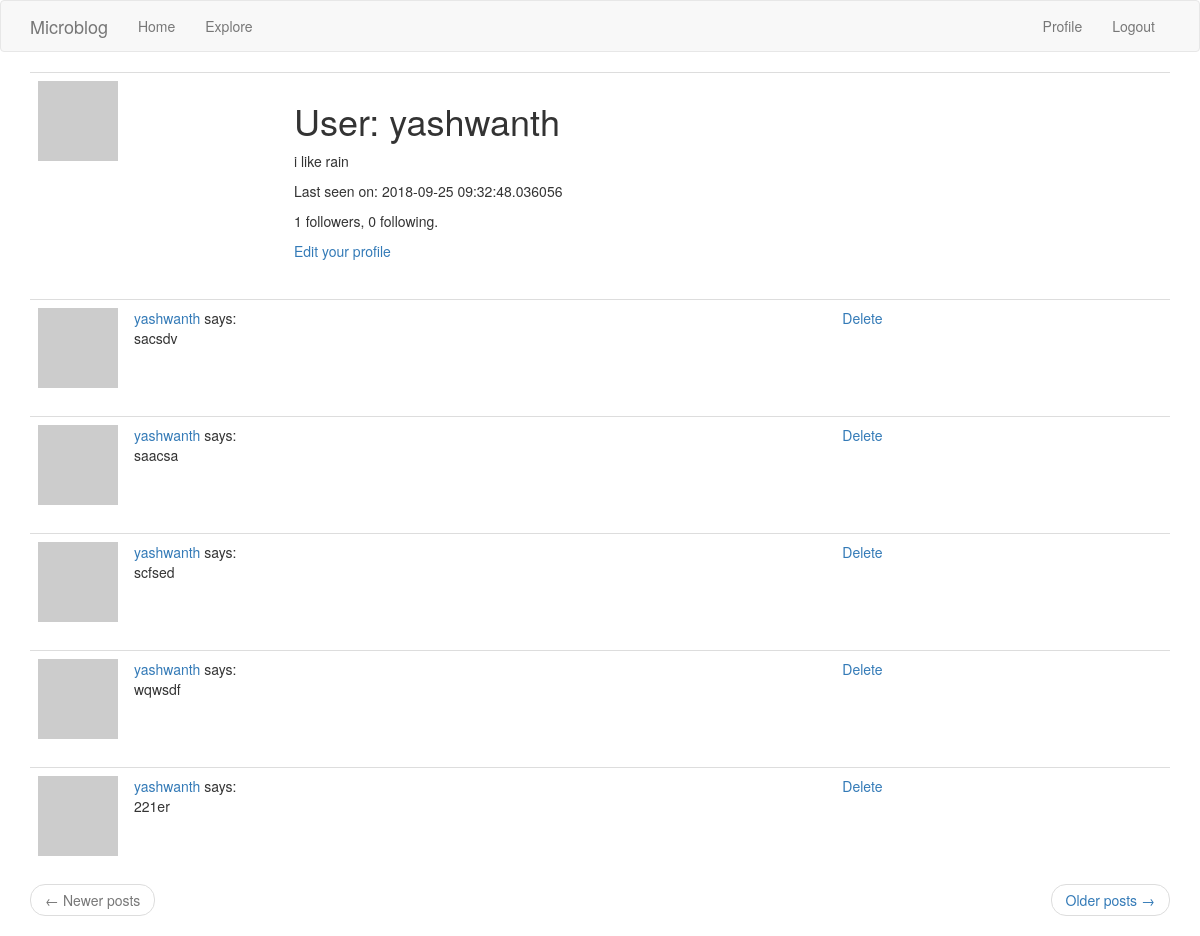
The page /user/yashwanth (signed in) on the database its author committed.
### app/models.py (models this page shows, shortened)
class User(UserMixin, db.Model):
    id = db.Column(db.Integer, primary_key=True)
    username = db.Column(db.String(64), index=True, unique=True)
    email = db.Column(db.String(120), index=True, unique=True)
    password_hash = db.Column(db.String(128))
    posts = db.relationship('Post', backref='author', lazy='dynamic')
    about_me = db.Column(db.String(140))
    last_seen = db.Column(db.DateTime, default=datetime.utcnow)
    followed = db.relationship(
        'User', secondary=followers,
        primaryjoin=(followers.c.follower_id == id),
        secondaryjoin=(followers.c.followed_id == id),
        backref=db.backref('followers', lazy='dynamic'), lazy='dynamic')
    def avatar(self, size):
        digest = md5(self.email.lower().encode('utf-8')).hexdigest()
        return 'https://www.gravatar.com/avatar/{}?d=identicon&s={}'.format(
            digest, size)

class Post(db.Model):
    __searchable__ = ['body']
    id = db.Column(db.Integer, primary_key=True)
    body = db.Column(db.String(140))
    timestamp = db.Column(db.DateTime, index=True, default=datetime.utcnow)
    user_id = db.Column(db.Integer, db.ForeignKey('user.id'))

### app/routes.py (the view)
@app.route('/user/<username>')
@login_required
def user(username):
    user = User.query.filter_by(username=username).first_or_404()
    page = request.args.get('page', 1, type=int)
    posts = user.posts.order_by(Post.timestamp.desc()).paginate(
        page, app.config['POSTS_PER_PAGE'], False)
    next_url = url_for('user', username=user.username, page=posts.next_num) \
        if posts.has_next else None
    prev_url = url_for('user', username=user.username, page=posts.prev_num) \
        if posts.has_prev else None
    return render_template('user.html', user=user, posts=posts.items,
                           next_url=next_url, prev_url=prev_url)

### app/models.py (called while the page is built)
@login.user_loader
def load_user(id):
    return User.query.get(int(id))

### app/routes.py (called while the page is built)
@app.before_request
def before_request():
    if current_user.is_authenticated:
        current_user.last_seen = datetime.utcnow()
        db.session.commit()

### app/templates/user.html
{% extends "base.html" %}
{% block app_content %}
    <table class="table table-hover">
        <tr>
            <td width="256px"><img src="{{ user.avatar(256) }}"></td>
            <td>
                <h1>User: {{ user.username }}</h1>
                {% if user.about_me %}<p>{{ user.about_me }}</p>{% endif %}
                {% if user.last_seen %}<p>Last seen on: {{ user.last_seen }}</p>{% endif %}
                <p>{{ user.followers.count() }} followers, {{ user.followed.count() }} following.</p>
                {% if user == current_user %}
                <p><a href="{{ url_for('edit_profile') }}">Edit your profile</a></p>
                {% elif not current_user.is_following(user) %}
                <p><a href="{{ url_for('follow', username=user.username) }}">Follow</a></p>
                {% else %}
                <p><a href="{{ url_for('unfollow', username=user.username) }}">Unfollow</a></p>
                {% endif %}
            </td>
        </tr>
    </table>
    {% for post in posts %}
        {% include '_post.html' %}
    {% endfor %}
    <nav aria-label="...">
        <ul class="pager">
            <li class="previous{% if not prev_url %} disabled{% endif %}">
                <a href="{{ prev_url or '#' }}">
                    <span aria-hidden="true">&larr;</span> Newer posts
                </a>
            </li>
            <li class="next{% if not next_url %} disabled{% endif %}">
                <a href="{{ next_url or '#' }}">
                    Older posts <span aria-hidden="true">&rarr;</span>
                </a>
            </li>
        </ul>
    </nav>
{% endblock %}

### app/templates/_post.html
<table class="table table-hover">
        <tr>
            <td width="70px">
                <a href="{{ url_for('user', username=post.author.username) }}">
                    <img src="{{ post.author.avatar(70) }}" />
                </a>
            </td>
            <td>
                <a href="{{ url_for('user', username=post.author.username) }}">
                    {{ post.author.username }}
                </a>
                says:
                <br>
                {{ post.body }}
            </td>
            <td>
              {% if post.author == current_user %}
                 <a href="{{ url_for('delete', id=post.id) }}">{{ ('Delete') }}</a>
                 {% endif %}
                 </td>
        </tr>
    </table>

### rows shown on the page
User: username "yashwanth", about_me "i like rain", last_seen "2018-09-25 09:32:48.036056"
Post: author.username "yashwanth", body "sacsdv", value "Delete"
Post: author.username "yashwanth", body "saacsa", value "Delete"
Post: author.username "yashwanth", body "scfsed", value "Delete"
Post: author.username "yashwanth", body "wqwsdf", value "Delete"
Post: author.username "yashwanth", body "221er", value "Delete"

### other values the page prints
{{ user.followers.count() }} "1"
{{ user.followed.count() }} "0"
